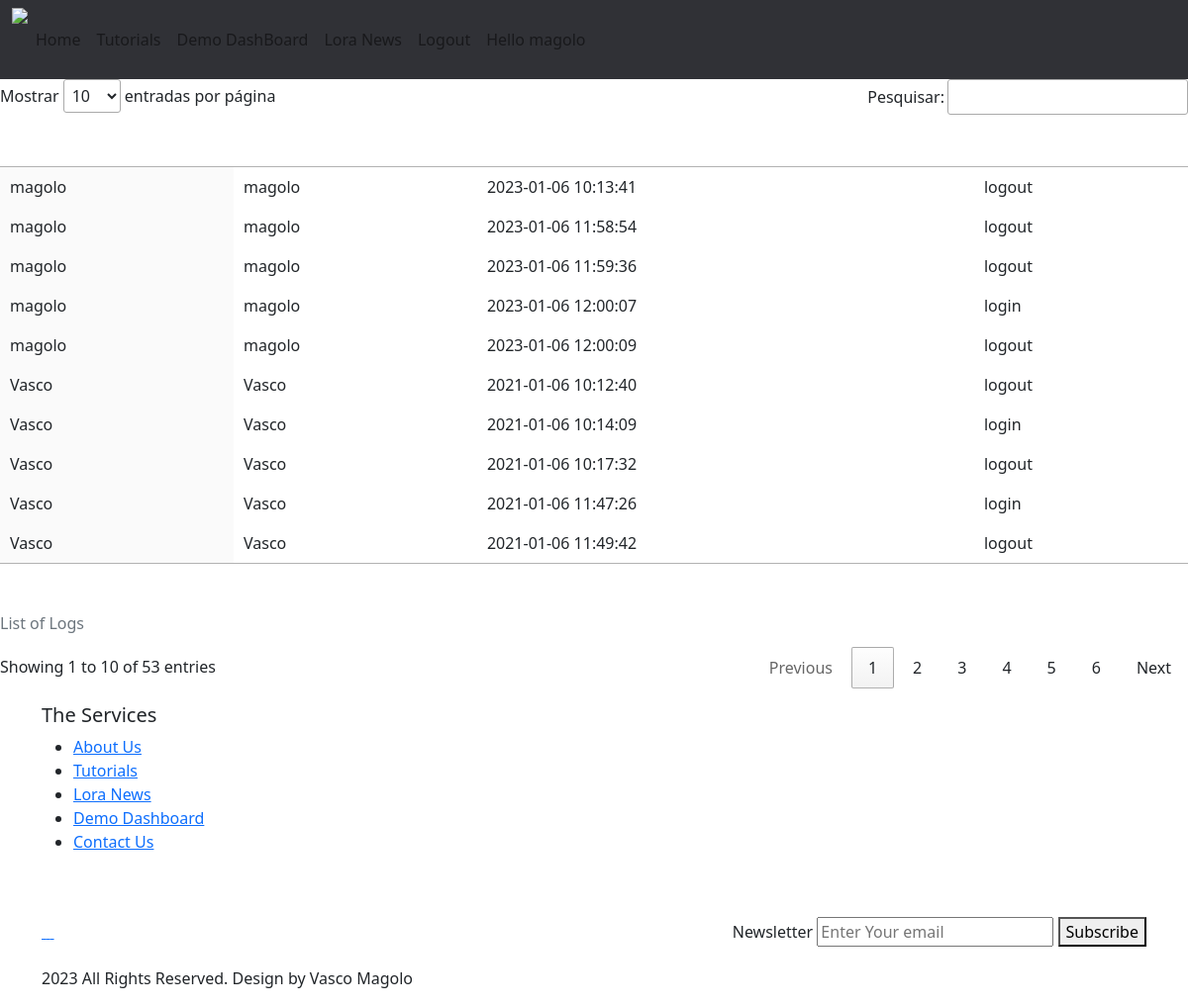
Page /listaLogs.php (signed in) on the committed database.
### tables this page shows
CREATE TABLE `logs` (
  `IDuser` int(11) NOT NULL,
  `Datalog` timestamp NOT NULL DEFAULT current_timestamp(),
  `tipo` varchar(20) DEFAULT NULL
);

CREATE TABLE `users` (
  `IDuser` int(11) NOT NULL,
  `login` varchar(100) NOT NULL,
  `pass` varchar(100) NOT NULL,
  `nome` varchar(100) NOT NULL,
  `dataRegisto` timestamp NOT NULL DEFAULT current_timestamp() ON UPDATE current_timestamp(),
  `IDtipo` int(11) DEFAULT NULL,
  `IDestado` int(11) NOT NULL
);

### listaLogs.php (the view, shortened to what this page needs)
<?php
include ('ligaBD.php');
include ('head.php');
include('nav.php');
?>
<!DOCTYPE html>
<html>
  <head>
    <link rel="stylesheet" type="text/css" href="https://cdn.datatables.net/1.13.1/css/jquery.dataTables.css">
    <link rel=stylesheet type="text/css" href="css/styleforLists.css" />
  </head>
  <body>
    <div style='overflow-x:auto;'>
  <table align="center" id="example" class="order-column" style="width:100%;background-color:white;">
  <caption> List of Logs </caption>
  <thead>
	  <tr>
    <th style="color: white;"> Login </th>
            <th style="color: white;"> Name </th>
		    <th style="color: white;"> DataLog </th>
			<th style="color: white;"> Type </th>
	  </tr>
  </thead>
<tbody>
	<?php
	$result = mysqli_query($ligaBD, "SELECT * FROM logs,users where Idestado=3 and logs.IDuser=users.IDuser");
	while($row = mysqli_fetch_assoc($result)) {
		echo "<tr>";
		echo "<td>" . $row['login'] . "</td>";
    echo "<td>" . $row['nome'] . "</td>";
		echo "<td>" . $row['Datalog'] . "</td>";
		echo "<td>" . $row['tipo'] . "</td>";
		echo"</tr>";
  }
    ?>
	<tfoot>
    <tr>
  <th style="color: white;"> Login </th>
            <th style="color: white;"> Name </th>
		    <th style="color: white;"> DataLog </th>
			<th style="color: white;"> Type </th>
		</tr>
	</tfoot>
</tbody>
</table>
</div>
</body>
<?php
include ('footer.php');
?>
</html>

### rows in the picture
logs: IDuser.login "Vasco", IDuser.nome "Vasco", Datalog "2021-01-06 10:12:40", tipo "logout"
logs: IDuser.login "Vasco", IDuser.nome "Vasco", Datalog "2021-01-06 10:14:09", tipo "login"
logs: IDuser.login "Vasco", IDuser.nome "Vasco", Datalog "2021-01-06 10:17:32", tipo "logout"
logs: IDuser.login "Vasco", IDuser.nome "Vasco", Datalog "2021-01-06 11:47:26", tipo "login"
logs: IDuser.login "Vasco", IDuser.nome "Vasco", Datalog "2021-01-06 11:49:42", tipo "logout"
logs: IDuser.login "magolo", IDuser.nome "magolo", Datalog "2023-01-06 10:13:41", tipo "logout"
logs: IDuser.login "magolo", IDuser.nome "magolo", Datalog "2023-01-06 11:58:54", tipo "logout"
logs: IDuser.login "magolo", IDuser.nome "magolo", Datalog "2023-01-06 11:59:36", tipo "logout"
logs: IDuser.login "magolo", IDuser.nome "magolo", Datalog "2023-01-06 12:00:07", tipo "login"
logs: IDuser.login "magolo", IDuser.nome "magolo", Datalog "2023-01-06 12:00:09", tipo "logout"

### other values in the picture
$_SESSION['nome'] "magolo"
